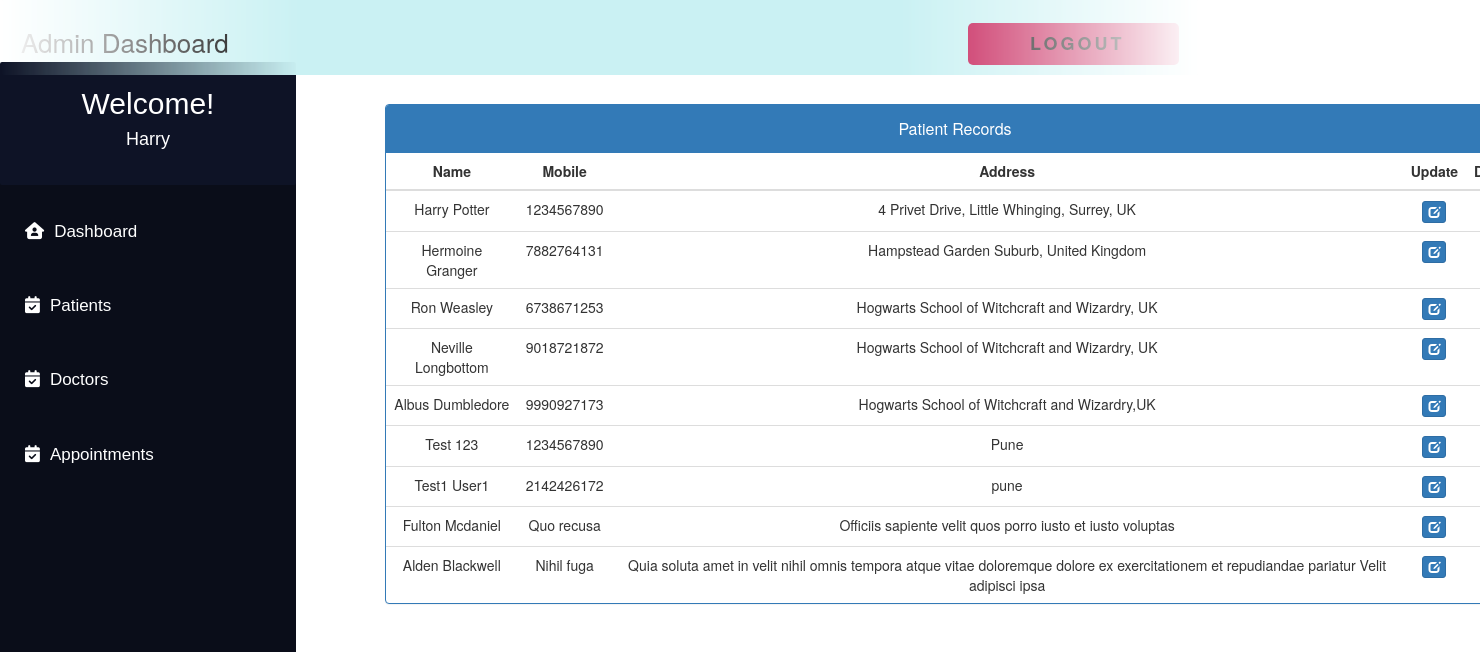
Page /admin_patient_record/ (signed in) on the committed database.
### MyApp/models.py (models this page shows, shortened)
class Patient(models.Model):
    user = models.OneToOneField(User, on_delete=models.CASCADE)
    Patient_First_Name = models.CharField(max_length=50, default="")
    Patient_Last_Name = models.CharField(max_length=50, default="")
    gender = models.CharField(max_length=10, choices=GENDER)
    contact = models.CharField(max_length=10)
    address = models.CharField(max_length=350)
    symptoms = models.CharField(max_length=500, default="")
    status = models.BooleanField(default=False)
    admitDate = models.DateField(auto_now=True)
    assignedDoctorId = models.PositiveIntegerField(null=True)

### MyApp/views.py (the view)
# urls.py: path('admin_patient_record/', views.admin_patient_record,
@login_required(login_url='adminlogin')
def admin_patient_record(request):
    patients = Patient.objects.all().filter(status=True)
    return render(request, 'MyApp/admin_patient_record.html', {'patients': patients})

### templates/MyApp/admin_patient_record.html (shortened to what this page needs)
<!DOCTYPE html>
<html lang="en">
<head>
    <link href="//netdna.bootstrapcdn.com/bootstrap/3.0.0/css/bootstrap.min.css" rel="stylesheet" id="bootstrap-css">
</head>
<body>
    {% include 'MyApp/admin_base.html' %}
    <div class="container" style="margin-left:25%; margin-right:8%; margin-top:7%;">
        <div class="panel panel-primary">
            <div class="panel-heading">
            <h6 class="panel-title" style="text-align:center; padding: 5px 0px;">Patient Records</h6>
            </div>
            <table class="table table-hover" id="dev-table">
            <thead>
                <tr>
                <th style="text-align:center;">Name</th>
                <th style="text-align:center;">Mobile</th>
                <th style="text-align:center;">Address</th>
                <th style="text-align:center;">Update</th>
                <th style="text-align:center;">Delete</th>
                </tr>
            </thead>
            {% for p in patients %}
            <tr>
                <td style="text-align:center;"> {{p.Patient_First_Name}} {{p.Patient_Last_Name}} </td>
                <td style="text-align:center;">{{p.contact}}</td>
                <td style="text-align:center;">{{p.address}}</td>
                <td style="text-align:center;"><a class="btn btn-primary btn-xs" href="{% url 'MyApp:update_patient' p.id%}"><span class="glyphicon glyphicon-edit"></span></a></td>
                <td style="text-align:center;"><a class="btn btn-danger btn-xs" href="{% url 'MyApp:delete_patient' p.id %}"></a></td>
            </tr>
            {% endfor %}
            </table>
        </div>
    </div>
</body>
</html>

### templates/MyApp/admin_base.html (shortened to what this page needs)
<!DOCTYPE html>
<html lang="en">
<head>
</head>
<body>
    <div class="navbar">
        <a>Admin Dashboard</a>
        <button>
            <span class="label"><a href="{% url 'MyApp:logout' %}" class="logoutbtn"
                    style="font-size:18px; text-align: center;">Logout</a></span>
        </button>
    </div>
    <div class="sidebar">
        <div class="userprofile">
            <h2 style="color:white; font-family:sans-serif; padding-top:25px; text-align:center; margin:0px;">Welcome!
            </h2>
            <h4 style="color:white; font-family:sans-serif; text-align:center; padding-bottom:35px;">
                {{request.user.username}}</h4>
        </div>
        <a href="{% url 'MyApp:admin_dashboard' %}"><i class="fa-solid fa-house-user"></i>Dashboard</a>
        <a href="{% url 'MyApp:admin_patient' %}"><i class="fa-solid fa-calendar-check"></i>Patients</a>
        <a href="{% url 'MyApp:admin_doctor' %}"><i class="fa-solid fa-calendar-check"></i>Doctors</a>
        <a href="{% url 'MyApp:admin_appointment' %}"><i class="fa-solid fa-calendar-check"></i>Appointments</a>
    </div>
</body>
</html>

### templates/MyApp/admin_base.html (style rules this page uses)
body { background-color: rgb(255, 255, 255); padding: 0px; margin-top: 0px; margin-left: 0px; margin-right: 0px; margin-bottom: 0px; }
.navbar { overflow: hidden; height: 75px; width: 100%; padding-top: 22px; z-index: 1; top: 0; position: fixed; display: block; max-width: 1200px; mask-image: linear-gradient(90deg, rgba(255, 255, 255, 0) 0%, #ffffff 25%, #ffffff 75%, rgba(255, 255, 255, 0) 100%); margin: 0 auto; background-color: #caf1f3; }
.navbar a { float: left; display: block; font-size: 26px; color: black; text-align: center; padding-left: 20px; text-decoration: none; }
.sidebar .userprofile { background-color: #0e1326; border-radius: 2px !important; margin-top: -5px; }
.sidebar { padding-top: 0px; border-radius: 15px !important; width: 20%; align-items: center; height: 100%; background-color: #0a0d19; font-family: sans-serif; font-size: 17px; font-weight: normal; position: fixed; top: 67px; left: 0; bottom: 0; }
.sidebar i { padding-right: 10px; }
.sidebar a { display: block; color: white; padding: 25px; text-decoration: none; }
button { float: right; position: relative; font-size: 14px; letter-spacing: 3px; height: 3em; padding: 0 3em; border: none; background-color: #c41b54; color: #fff; text-transform: uppercase; overflow: hidden; border-radius: 5px; margin-right: 20px; }
button::before { content: ''; display: block; position: absolute; z-index: 0; bottom: 0; left: 0; height: 0px; width: 100%; background: rgb(196, 27, 84); background: linear-gradient(90deg, rgba(196, 27, 84, 1) 20%, rgba(124, 7, 46, 1) 100%); transition: 0.2s; }
button .label { position: relative; }

### rows in the picture
Patient: Patient_First_Name "Harry", Patient_Last_Name "Potter", contact "1234567890", address "4 Privet Drive, Little Whinging, Surrey, UK"
Patient: Patient_First_Name "Hermoine", Patient_Last_Name "Granger", contact "7882764131", address "Hampstead Garden Suburb, United Kingdom"
Patient: Patient_First_Name "Ron", Patient_Last_Name "Weasley", contact "6738671253", address "Hogwarts School of Witchcraft and Wizardry, UK"
Patient: Patient_First_Name "Neville", Patient_Last_Name "Longbottom", contact "9018721872", address "Hogwarts School of Witchcraft and Wizardry, UK"
Patient: Patient_First_Name "Albus", Patient_Last_Name "Dumbledore", contact "9990927173", address "Hogwarts School of Witchcraft and Wizardry,UK"
Patient: Patient_First_Name "Test", Patient_Last_Name "123", contact "1234567890", address "Pune"
Patient: Patient_First_Name "Test1", Patient_Last_Name "User1", contact "2142426172", address "pune"
Patient: Patient_First_Name "Fulton", Patient_Last_Name "Mcdaniel", contact "Quo recusa", address "Officiis sapiente velit quos porro iusto et iusto voluptas"
Patient: Patient_First_Name "Alden", Patient_Last_Name "Blackwell", contact "Nihil fuga", address "Quia soluta amet in velit nihil omnis tempora atque vitae doloremque dolore ex exercitationem et repudiandae pariatur Velit adipisci ipsa"

### other values in the picture
{{ request.user.username }} "Harry"
